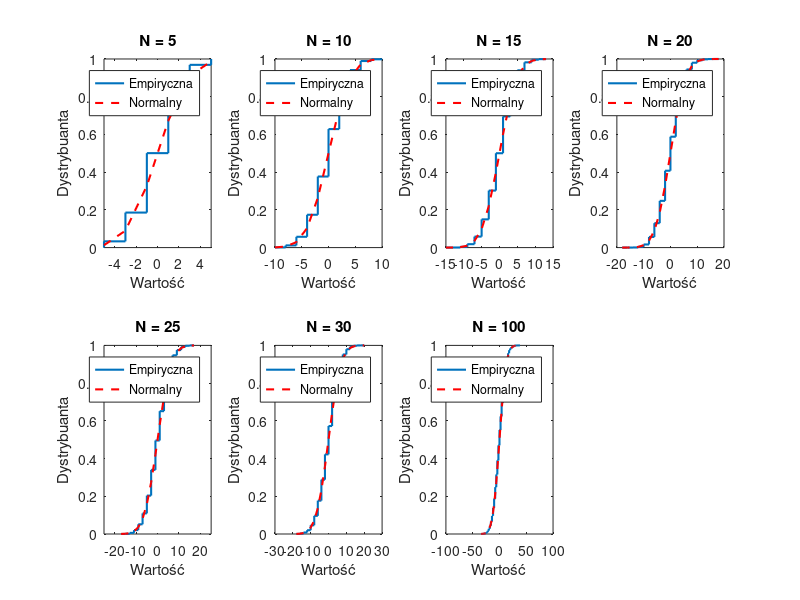

The MATLAB script that drew this image:
% Parametry
N_values = [5, 10, 15, 20, 25, 30, 100]; % różne wartości N
Liczba_prob = 10000; % liczba prób dla każdego N

% Inicjalizacja wykresów
figure;

% Pętla po różnych wartościach N
for i = 1:length(N_values)
    N = N_values(i);
    
    % Generowanie N zmiennych losowych Xn i obliczanie sumy SN
    SN = zeros(1, Liczba_prob);
    for j = 1:Liczba_prob
        Xn = 2 * (rand(1, N) > 0.5) - 1;
        SN(j) = sum(Xn);
    end
    
    % Oblicz dystrybuantę empiryczną
    [f_emp, x_emp] = ecdf(SN);
    
    % Oblicz dystrybuantę rozkładu normalnego (aproksymacja)
    mu = 0; % średnia rozkładu normalnego
    sigma = sqrt(N); % odchylenie standardowe dla sumy N zmiennych losowych
    f_norm = normcdf(x_emp, mu, sigma);
    
    % Tworzenie wykresu schodkowego dystrybuanty empirycznej i rozkładu normalnego
    subplot(2, 4, i);
    stairs(x_emp, f_emp, 'LineWidth', 1.5, 'DisplayName', 'Empiryczna');
    hold on;
    plot(x_emp, f_norm, 'r--', 'LineWidth', 1.5, 'DisplayName', 'Normalny');
    hold off;
    title(['N = ', num2str(N)]);
    xlabel('Wartość');
    ylabel('Dystrybuanta');
    legend('show');
    xlim([-N, N]);
end
